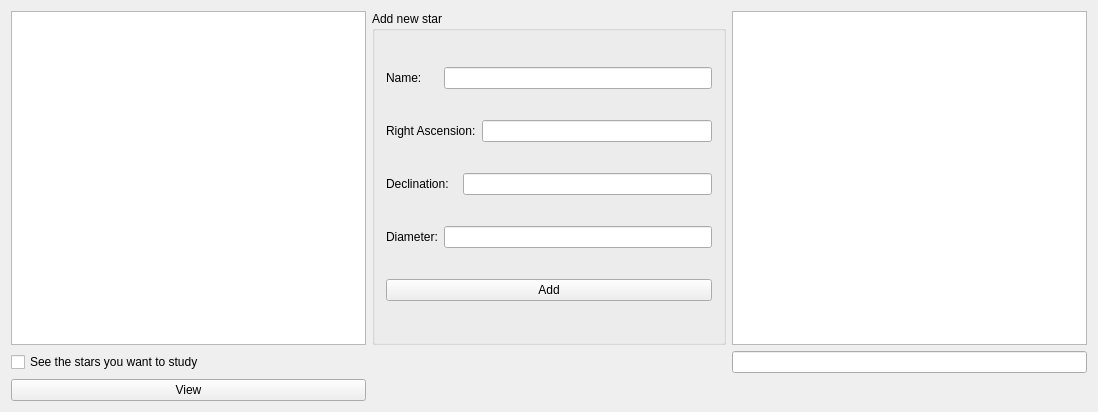
<?xml version="1.0" encoding="UTF-8"?>
<ui version="4.0">
 <class>AstronomerFormClass</class>
 <widget class="QMainWindow" name="AstronomerFormClass">
  <property name="geometry">
   <rect>
    <x>0</x>
    <y>0</y>
    <width>1098</width>
    <height>412</height>
   </rect>
  </property>
  <property name="windowTitle">
   <string>AstronomerForm</string>
  </property>
  <widget class="QWidget" name="centralWidget">
   <layout class="QGridLayout" name="gridLayout_2">
    <item row="0" column="0">
     <widget class="QTableView" name="tableView"/>
    </item>
    <item row="0" column="1">
     <widget class="QGroupBox" name="groupBox">
      <property name="title">
       <string>Add new star</string>
      </property>
      <layout class="QGridLayout" name="gridLayout">
       <item row="0" column="0">
        <widget class="QLabel" name="label">
         <property name="text">
          <string>Name:</string>
         </property>
        </widget>
       </item>
       <item row="0" column="1" colspan="3">
        <widget class="QLineEdit" name="lineEdit"/>
       </item>
       <item row="1" column="0" colspan="3">
        <widget class="QLabel" name="label_2">
         <property name="text">
          <string>Right Ascension:</string>
         </property>
        </widget>
       </item>
       <item row="1" column="3">
        <widget class="QLineEdit" name="lineEdit_2"/>
       </item>
       <item row="2" column="0" colspan="2">
        <widget class="QLabel" name="label_3">
         <property name="text">
          <string>Declination:</string>
         </property>
        </widget>
       </item>
       <item row="2" column="2" colspan="2">
        <widget class="QLineEdit" name="lineEdit_3"/>
       </item>
       <item row="3" column="0">
        <widget class="QLabel" name="label_4">
         <property name="text">
          <string>Diameter:</string>
         </property>
        </widget>
       </item>
       <item row="3" column="1" colspan="3">
        <widget class="QLineEdit" name="lineEdit_4"/>
       </item>
       <item row="4" column="0" colspan="4">
        <widget class="QPushButton" name="pushButtonAdd">
         <property name="text">
          <string>Add</string>
         </property>
        </widget>
       </item>
      </layout>
     </widget>
    </item>
    <item row="0" column="2">
     <widget class="QListView" name="listView"/>
    </item>
    <item row="1" column="0">
     <widget class="QCheckBox" name="checkBoxStars">
      <property name="text">
       <string>See the stars you want to study</string>
      </property>
     </widget>
    </item>
    <item row="1" column="2">
     <widget class="QLineEdit" name="lineEditFilter"/>
    </item>
    <item row="2" column="0">
     <widget class="QPushButton" name="pushButtonView">
      <property name="text">
       <string>View</string>
      </property>
     </widget>
    </item>
   </layout>
  </widget>
 </widget>
 <layoutdefault spacing="6" margin="11"/>
 <resources>
  <include location="AstronomerForm.qrc"/>
 </resources>
 <connections/>
</ui>
